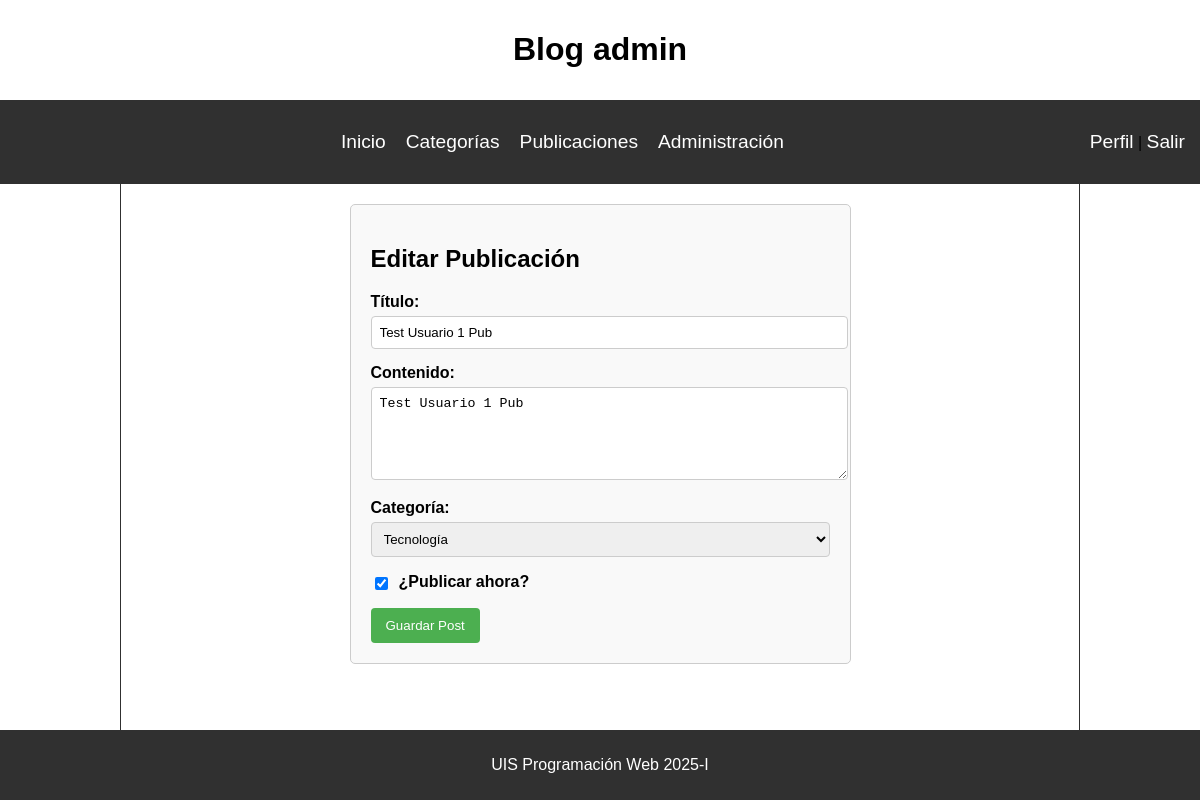
Page /publicaciones/editar/7/ (signed in) on the committed database.
### post/models.py (models this page shows, shortened)
class Post(models.Model):
    title = models.CharField(max_length=200)
    content = models.TextField()
    author = models.ForeignKey(User, on_delete=models.CASCADE)  # Relación con usuario
    category = models.ForeignKey(Category, on_delete=models.SET_NULL, null=True, blank=True)  # Relación con categoría
    created_at = models.DateTimeField(auto_now_add=True)
    updated_at = models.DateTimeField(auto_now=True)
    published = models.BooleanField(default=True)

### post/views.py (the view)
# urls.py: path('publicaciones/editar/<int:post_id>/', views.editar_publicacion, name='editar_publicacion'),
@login_required
def editar_publicacion(request, post_id):
    post = Post.objects.get(id=post_id)
    if request.method == 'POST':
        form = PostForm(request.POST, instance=post)
        if form.is_valid():
            form.save()
            return redirect('publicaciones')
    else:
        form = PostForm(instance=post)
    return render(request, 'post/editar_publicacion.html', {'form': form})

### post/forms.py
class PostForm(forms.ModelForm):
    class Meta:
        model = Post
        fields = ['title', 'content', 'category', 'published']
        labels = {
            'title': 'Título',
            'content': 'Contenido',
            'category': 'Categoría',
            'published': '¿Publicar ahora?',
        }
        widgets = {
            'title': forms.TextInput(attrs={'id': 'title'}),
            'content': forms.Textarea(attrs={'id': 'content', 'rows': 5}),
            'category': forms.Select(attrs={'id': 'category'}),
            'published': forms.CheckboxInput(attrs={'id': 'published'}),
        }

### post/models.py (called while the page is built)
    def __str__(self):
        return self.name

### post/templates/post/editar_publicacion.html (shortened to what this page needs)
{% extends 'post/base.html' %}
{% load static %}
{% block extra_head %}
<link rel="stylesheet" href="{% static 'post/css/formulario_blog.css' %}">
{% endblock extra_head%}
{% block content %}
<div class="form-container">
    <h2>Editar Publicación</h2>
    <form method="POST">
        <div class="form-group">
            <label for="{{ form.title.id_for_label }}">{{ form.title.label }}:</label>
            {{ form.title }}
        </div>
        <div class="form-group">
            <label for="{{ form.content.id_for_label }}">{{ form.content.label }}:</label>
            {{ form.content }}
        </div>
        <div class="form-group">
            <label for="{{ form.category.id_for_label }}">{{ form.category.label }}:</label>
            {{ form.category }}
        </div>
        <div class="form-group checkbox-group">
            {{ form.published }}
            <label for="{{ form.published.id_for_label }}">{{ form.published.label }}</label>
        </div>
        <button type="submit">Guardar Post</button>
    </form>
</div>
{% endblock content%}

### post/templates/post/base.html (shortened to what this page needs)
{% load static %}
<!DOCTYPE html>
<html lang="es">
<head>
    <link rel="stylesheet" href="{% static 'post/css/base.css' %}">
    {% block extra_head %}
    {% endblock extra_head %}
</head>
<body>
    <main>
        <header>
            {% if user.is_authenticated %}
            <h1>Blog {{ user.username }}</h1>
            {% else %}
            <h1>Blog Personal</h1>
            {% endif %}
        </header>
        <nav id="navbar">
            <ul>
                <li><a href="{% url 'index' %}">Inicio</a></li>
                {% if user.is_authenticated %}
                    <li><a href="{% url 'categorias' %}">Categorías</a></li>
                    <li><a href="{% url 'publicaciones' %}">Publicaciones</a></li>
                {% endif %}
                {% if user.is_staff or user.is_superuser %}
                    <li><a href="{% url 'admin:index' %}">Administración</a></li>
                {% endif %}
            </ul>
            <div>
                {% if user.is_authenticated %}
                    <p><a href="{% url 'perfil' %}">Perfil</a> | <a class="nav-link" href="#"
                        onClick="document.getElementById('logoutform').submit()">
                        Salir
                        </a>
                    </p>
                {% else %}
                    <a href="{% url 'login' %}">Iniciar Sesión</a>
                {% endif %}
            </div>
        </nav>
        <section class="page_content">
            {% block content %}
            {% endblock content%}
        </section>
        <footer>
            <p>UIS Programación Web 2025-I</p>
        </footer>
    </main>
</body>
</html>

### post/static/post/css/base.css (style rules this page uses)
html, body { height: 100%; margin: 0; }
body { display: flex; font-family: Arial, sans-serif; flex-direction: column; }
main { flex: 1; display: flex; flex-direction: column; }
header { padding: 10px; text-align: center; }
#navbar { display: flex; justify-content: space-between; padding: 15px; background-color: #303030; }
#navbar ul { display: flex; list-style: none; margin: auto; }
#navbar ul li { margin-right: 20px; }
#navbar div { display: flex; align-items: center; }
a { text-decoration: none; color: #ffffff; font-size: 1.2em; }
.page_content { padding: 20px; flex: 1; margin: 0 10vw; border-left: 1px solid #303030; border-right: 1px solid #303030; }
footer { text-align: center; padding: 10px; background-color: #303030; color: #ffffff; }

### post/static/post/css/formulario_blog.css (style rules this page uses)
.form-container { width: 50%; margin: auto; padding: 20px; border: 1px solid #ccc; border-radius: 5px; background-color: #f9f9f9; }
.form-group { margin-bottom: 15px; }
label { font-weight: bold; }
input, select, textarea { width: 100%; padding: 8px; margin-top: 5px; border: 1px solid #ccc; border-radius: 4px; }
.checkbox-group { display: flex; align-items: center; gap: 8px; }
.checkbox-group input[type="checkbox"] { width: auto; }
button { background-color: #4CAF50; color: white; padding: 10px 15px; border: none; border-radius: 4px; cursor: pointer; }

### rows in the picture
Post: title "Test Usuario 1 Pub", content "Test Usuario 1 Pub", category "Tecnología", published "☑"

### other values in the picture
{{ user.username }} "admin"
